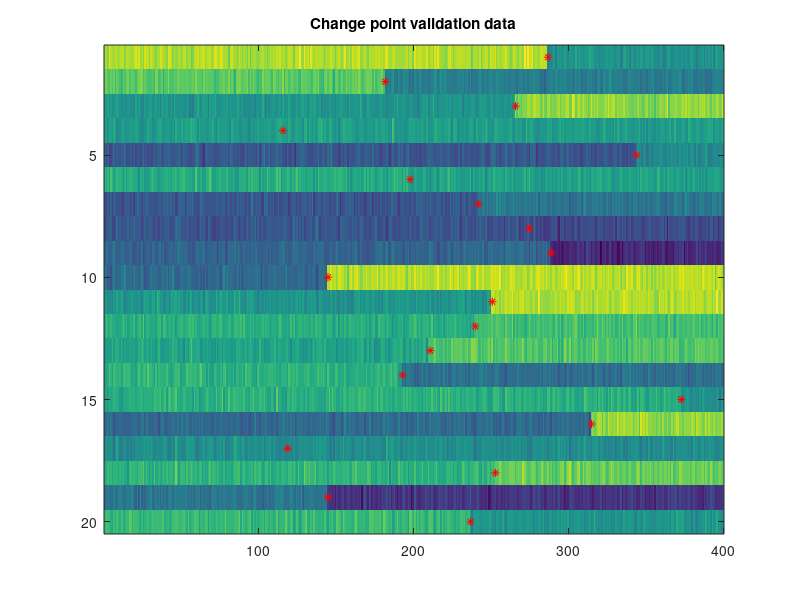

MATLAB code to generate this figure: (Note: this script raises an error after producing the figure.)
% Artificial Data For Testing Change Point Analysis
%%
n_datasets = 20;
n_points = 400;
buffer_pts_on_ends = 50;
M = zeros(n_datasets,n_points)*nan;
change_points_and_means = zeros(n_datasets,3)*nan;

difficulty = 2.2; % .2 is REALLY easy, 1 is OK, 10 is REALLY HARD.
difficulty = 0.2; % .2 is REALLY easy, 1 is OK, 10 is REALLY HARD.

for ii = 1:n_datasets
    real_change_pt = round(rand(1,1)*(n_points-buffer_pts_on_ends));
    real_change_pt = real_change_pt + buffer_pts_on_ends/2;
    mean_1 = 1 + randn(1,1)/difficulty;
    mean_2 = 1 + randn(1,1)/difficulty;
    change_points_and_means(ii,:) = [real_change_pt mean_1 mean_2];
    
    M(ii,1:(real_change_pt-1)) = [mean_1 + randn(1,(real_change_pt-1))];
    npts = n_points - real_change_pt + 1;
    M(ii,real_change_pt:end) =  [mean_2 + randn(1,npts)];
end
%%
% figure
% plot_LFP(standardize_range( M'))

figure
imagesc(M)
hold on
for ii = 1:n_datasets
    plot(change_points_and_means(ii,1),ii,'r*')
end
title('Change point validation data')

%%

[bps conf_p] = Breakpoint_analysis_R(M);
%% Compare the results
[change_points_and_means(:,1) bps conf_p]
err = mean((change_points_and_means(:,1)-bps).^2);

figure 
plot(1:n_datasets, change_points_and_means(:,1), 1:n_datasets, bps)
legend('actual','predicted')
title(['Difficulty: ' num2str(difficulty) ' Error: ' num2str(err)])
a = axis;
IX = conf_p < 0.01;
x = 1:n_datasets;
% put a star by significant differences.
hold on
plot(x(IX),ones(sum(IX),1)*a(4),'r*')
